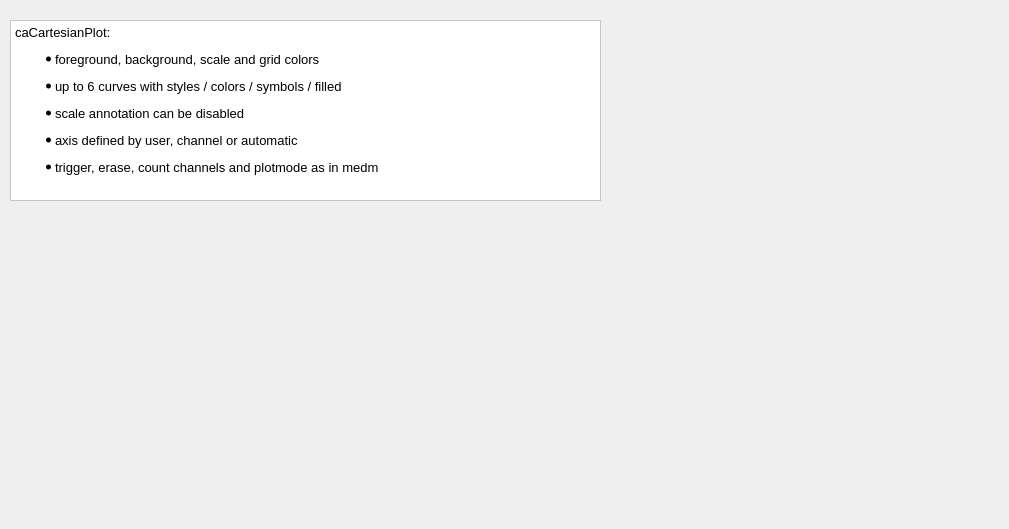
      <widget class="QWidget" name="tab_15">
       <attribute name="title">
        <string>caCartesianPlot</string>
       </attribute>
       <widget class="QTextEdit" name="textEdit_12">
        <property name="geometry">
         <rect>
          <x>10</x>
          <y>20</y>
          <width>591</width>
          <height>181</height>
         </rect>
        </property>
        <property name="styleSheet">
         <string notr="true">
QWidget {background: white;} </string>
        </property>
        <property name="html">
         <string>&lt;!DOCTYPE HTML PUBLIC &quot;-//W3C//DTD HTML 4.0//EN&quot; &quot;http://www.w3.org/TR/REC-html40/strict.dtd&quot;&gt;
&lt;html&gt;&lt;head&gt;&lt;meta name=&quot;qrichtext&quot; content=&quot;1&quot; /&gt;&lt;style type=&quot;text/css&quot;&gt;
p, li { white-space: pre-wrap; }
&lt;/style&gt;&lt;/head&gt;&lt;body style=&quot; font-family:'Sans Serif'; font-size:10pt; font-weight:400; font-style:normal;&quot;&gt;
&lt;p style=&quot; margin-top:0px; margin-bottom:0px; margin-left:0px; margin-right:0px; -qt-block-indent:0; text-indent:0px;&quot;&gt;caCartesianPlot: &lt;/p&gt;
&lt;ul style=&quot;margin-top: 0px; margin-bottom: 0px; margin-left: 0px; margin-right: 0px; -qt-list-indent: 1;&quot;&gt;&lt;li style=&quot; margin-top:12px; margin-bottom:0px; margin-left:0px; margin-right:0px; -qt-block-indent:0; text-indent:0px;&quot;&gt;foreground, background, scale and grid colors&lt;/li&gt;&lt;/ul&gt;
&lt;ul style=&quot;margin-top: 0px; margin-bottom: 0px; margin-left: 0px; margin-right: 0px; -qt-list-indent: 1;&quot;&gt;&lt;li style=&quot; margin-top:12px; margin-bottom:0px; margin-left:0px; margin-right:0px; -qt-block-indent:0; text-indent:0px;&quot;&gt;up to 6 curves with styles / colors / symbols / filled&lt;/li&gt;
&lt;li style=&quot; margin-top:12px; margin-bottom:0px; margin-left:0px; margin-right:0px; -qt-block-indent:0; text-indent:0px;&quot;&gt;scale annotation can be disabled&lt;/li&gt;
&lt;li style=&quot; margin-top:12px; margin-bottom:0px; margin-left:0px; margin-right:0px; -qt-block-indent:0; text-indent:0px;&quot;&gt;axis defined by user, channel or automatic&lt;/li&gt;
&lt;li style=&quot; margin-top:12px; margin-bottom:0px; margin-left:0px; margin-right:0px; -qt-block-indent:0; text-indent:0px;&quot;&gt;trigger, erase, count channels and plotmode as in medm&lt;/li&gt;&lt;/ul&gt;&lt;/body&gt;&lt;/html&gt;</string>
        </property>
       </widget>
       <widget class="caCartesianPlot" name="caCartesianPlot_0">
        <property name="geometry">
         <rect>
          <x>20</x>
          <y>205</y>
          <width>980</width>
          <height>315</height>
         </rect>
        </property>
        <property name="sizePolicy">
         <sizepolicy hsizetype="Expanding" vsizetype="Expanding">
          <horstretch>0</horstretch>
          <verstretch>0</verstretch>
         </sizepolicy>
        </property>
        <property name="Title" stdset="0">
         <string>proscan Deflector Curve</string>
        </property>
        <property name="TitleX">
         <string>[kv]</string>
        </property>
        <property name="TitleY">
         <string>uA</string>
        </property>
        <property name="channels_1" stdset="0">
         <string>PRO:REG2D:Y:1;PRO:REG2D:X:1</string>
        </property>
        <property name="Style_1">
         <enum>caCartesianPlot::Lines</enum>
        </property>
        <property name="symbol_1">
         <enum>caCartesianPlot::NoSymbol</enum>
        </property>
        <property name="color_1">
         <color>
          <red>0</red>
          <green>0</green>
          <blue>0</blue>
         </color>
        </property>
        <property name="channels_2" stdset="0">
         <string>PRO:REG2D:Y:2;PRO:REG2D:X:2</string>
        </property>
        <property name="Style_2">
         <enum>caCartesianPlot::Lines</enum>
        </property>
        <property name="symbol_2">
         <enum>caCartesianPlot::Rect</enum>
        </property>
        <property name="color_2">
         <color>
          <red>78</red>
          <green>165</green>
          <blue>249</blue>
         </color>
        </property>
        <property name="channels_3" stdset="0">
         <string>PRO:REG2D:X;PRO:REG2D:Y</string>
        </property>
        <property name="Style_3">
         <enum>caCartesianPlot::Lines</enum>
        </property>
        <property name="symbol_3">
         <enum>caCartesianPlot::Triangle</enum>
        </property>
        <property name="color_3">
         <color>
          <red>253</red>
          <green>0</green>
          <blue>0</blue>
         </color>
        </property>
        <property name="foreground">
         <color>
          <red>236</red>
          <green>236</green>
          <blue>236</blue>
         </color>
        </property>
        <property name="background">
         <color>
          <red>236</red>
          <green>236</green>
          <blue>236</blue>
         </color>
        </property>
        <property name="scaleColor">
         <color>
          <red>0</red>
          <green>0</green>
          <blue>0</blue>
         </color>
        </property>
        <property name="XaxisScaling" stdset="0">
         <enum>caCartesianPlot::User</enum>
        </property>
        <property name="YaxisScaling" stdset="0">
         <enum>caCartesianPlot::User</enum>
        </property>
        <property name="XaxisLimits">
         <string>0;1.5</string>
        </property>
        <property name="YaxisLimits">
         <string>0;800.000000</string>
        </property>
       </widget>
       <widget class="caInclude" name="caInclude_24">
        <property name="geometry">
         <rect>
          <x>825</x>
          <y>5</y>
          <width>166</width>
          <height>218</height>
         </rect>
        </property>
        <property name="macro">
         <string>A=MMAP8Y,B=MMAP7-P</string>
        </property>
        <property name="filename" stdset="0">
         <string>object_harp_nostatus.adl</string>
        </property>
       </widget>
      </widget>
